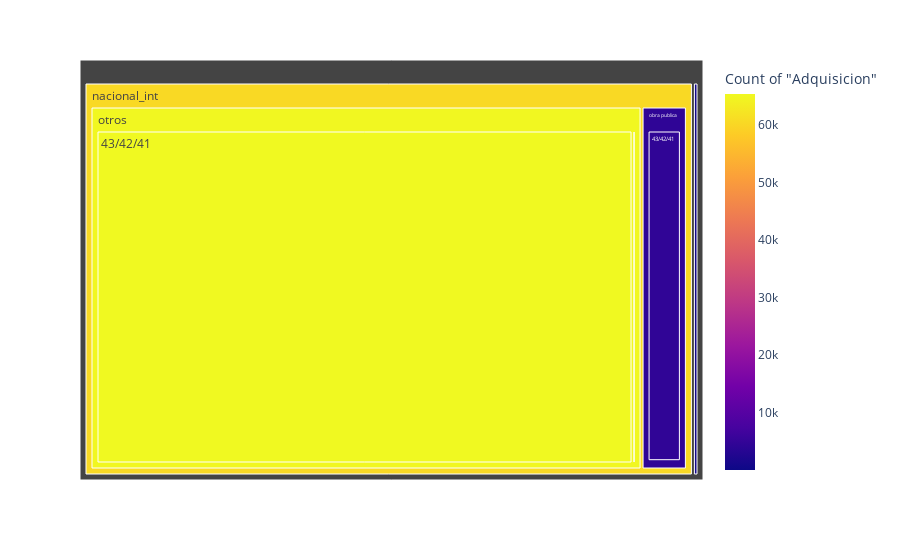

The notebook cell saved with this chart:
### Code cell
plot_three_categories(df)

### Figure 1 — Plotly figure (JSON) as saved in the notebook; plotly's stock layout.template omitted (floating-point values rounded to 4 significant figures)
{"data": [{"branchvalues": "total", "customdata": [[4440.0], [17], [65410.0], [844], [50], [495], [16], [4410.0], [17], [65040.0], [828.6], [60430.0], [812.9]], "domain": {"x": [0, 1], "y": [0, 1]}, "hovertemplate": "labels=%{label}<br>Count of \"Adquisicion\"_sum=%{value}<br>parent=%{parent}<br>id=%{id}<br>Count of \"Adquisicion\"=%{color}<extra></extra>", "ids": ["nacional_int/obra publica/43/42/41", "otro/obra publica/43/42/41", "nacional_int/otros/43/42/41", "otro/otros/43/42/41", "nacional_int/obra publica/no", "nacional_int/otros/no", "otro/otros/no", "nacional_int/obra publica", "otro/obra publica", "nacional_int/otros", "otro/otros", "nacional_int", "otro"], "labels": ["43/42/41", "43/42/41", "43/42/41", "43/42/41", "no", "no", "no", "obra publica", "obra publica", "otros", "otros", "nacional_int", "otro"], "marker": {"coloraxis": "coloraxis", "colors": [4440.0, 17, 65410.0, 844, 50, 495, 16, 4410.0, 17, 65040.0, 828.6, 60430.0, 812.9]}, "name": "", "parents": ["nacional_int/obra publica", "otro/obra publica", "nacional_int/otros", "otro/otros", "nacional_int/obra publica", "nacional_int/otros", "otro/otros", "nacional_int", "otro", "nacional_int", "otro", "", ""], "type": "treemap", "values": [7189, 17, 87511, 844, 50, 495, 16, 7239, 17, 88006, 860, 95245, 877]}], "layout": {"coloraxis": {"colorbar": {"title": {"text": "Count of \"Adquisicion\""}}, "colorscale": [[0, "#0d0887"], [0.1111, "#46039f"], [0.2222, "#7201a8"], [0.3333, "#9c179e"], [0.4444, "#bd3786"], [0.5556, "#d8576b"], [0.6667, "#ed7953"], [0.7778, "#fb9f3a"], [0.8889, "#fdca26"], [1, "#f0f921"]]}, "legend": {"tracegroupgap": 0}, "margin": {"t": 60}}}
